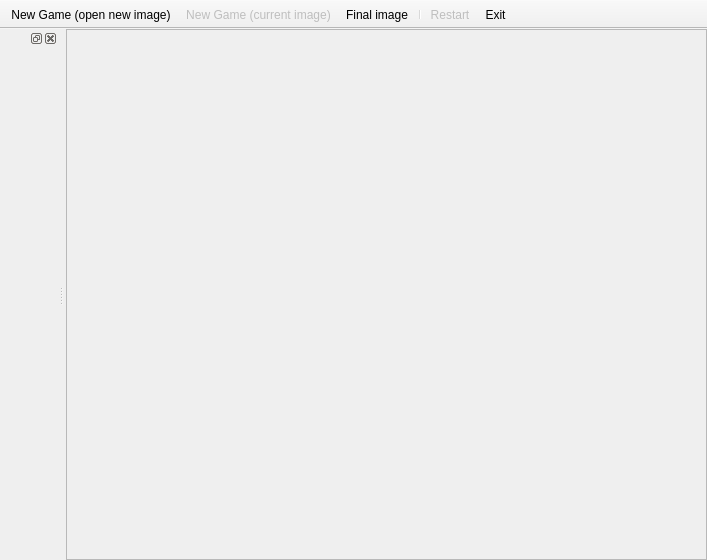
<?xml version="1.0" encoding="UTF-8"?>
<ui version="4.0">
 <class>MainWindow</class>
 <widget class="QMainWindow" name="MainWindow">
  <property name="geometry">
   <rect>
    <x>0</x>
    <y>0</y>
    <width>707</width>
    <height>560</height>
   </rect>
  </property>
  <property name="windowTitle">
   <string>MainWindow</string>
  </property>
  <widget class="QWidget" name="centralWidget">
   <layout class="QHBoxLayout" name="horizontalLayout">
    <property name="spacing">
     <number>0</number>
    </property>
    <property name="leftMargin">
     <number>2</number>
    </property>
    <property name="topMargin">
     <number>0</number>
    </property>
    <property name="rightMargin">
     <number>0</number>
    </property>
    <property name="bottomMargin">
     <number>0</number>
    </property>
    <item>
     <widget class="QScrollArea" name="scrollArea">
      <property name="frameShape">
       <enum>QFrame::StyledPanel</enum>
      </property>
      <property name="frameShadow">
       <enum>QFrame::Plain</enum>
      </property>
      <property name="widgetResizable">
       <bool>false</bool>
      </property>
      <property name="alignment">
       <set>Qt::AlignCenter</set>
      </property>
      <widget class="QWidget" name="scrollAreaWidgetContents">
       <property name="geometry">
        <rect>
         <x>111</x>
         <y>120</y>
         <width>400</width>
         <height>276</height>
        </rect>
       </property>
      </widget>
     </widget>
    </item>
   </layout>
  </widget>
  <widget class="QDockWidget" name="dockWidget">
   <property name="allowedAreas">
    <set>Qt::LeftDockWidgetArea|Qt::RightDockWidgetArea</set>
   </property>
   <attribute name="dockWidgetArea">
    <number>1</number>
   </attribute>
   <widget class="QWidget" name="dockWidgetContents"/>
  </widget>
  <widget class="QToolBar" name="toolBar">
   <property name="windowTitle">
    <string>toolBar</string>
   </property>
   <property name="movable">
    <bool>false</bool>
   </property>
   <property name="iconSize">
    <size>
     <width>32</width>
     <height>32</height>
    </size>
   </property>
   <property name="floatable">
    <bool>false</bool>
   </property>
   <attribute name="toolBarArea">
    <enum>TopToolBarArea</enum>
   </attribute>
   <attribute name="toolBarBreak">
    <bool>false</bool>
   </attribute>
   <addaction name="action_Open"/>
   <addaction name="actionNew_Game_Current_image"/>
   <addaction name="action_Final_image"/>
   <addaction name="separator"/>
   <addaction name="action_Restart"/>
   <addaction name="actionE_xit"/>
  </widget>
  <action name="action_Open">
   <property name="icon">
    <iconset resource="resource.qrc">
     <normaloff>:/ico/openImage.png</normaloff>:/ico/openImage.png</iconset>
   </property>
   <property name="text">
    <string>New Game (&amp;open new image)</string>
   </property>
  </action>
  <action name="actionE_xit">
   <property name="icon">
    <iconset resource="resource.qrc">
     <normaloff>:/ico/close.png</normaloff>:/ico/close.png</iconset>
   </property>
   <property name="text">
    <string>E&amp;xit</string>
   </property>
  </action>
  <action name="action_Final_image">
   <property name="checkable">
    <bool>true</bool>
   </property>
   <property name="icon">
    <iconset resource="resource.qrc">
     <normaloff>:/ico/window.png</normaloff>:/ico/window.png</iconset>
   </property>
   <property name="text">
    <string>&amp;Final image</string>
   </property>
  </action>
  <action name="actionNew_Game_Current_image">
   <property name="enabled">
    <bool>false</bool>
   </property>
   <property name="icon">
    <iconset resource="resource.qrc">
     <normaloff>:/ico/currentImage.png</normaloff>:/ico/currentImage.png</iconset>
   </property>
   <property name="text">
    <string>New Game (&amp;current image)</string>
   </property>
  </action>
  <action name="action_Restart">
   <property name="enabled">
    <bool>false</bool>
   </property>
   <property name="icon">
    <iconset resource="resource.qrc">
     <normaloff>:/ico/restart.png</normaloff>:/ico/restart.png</iconset>
   </property>
   <property name="text">
    <string>&amp;Restart</string>
   </property>
  </action>
 </widget>
 <layoutdefault spacing="6" margin="11"/>
 <resources>
  <include location="resource.qrc"/>
 </resources>
 <connections/>
</ui>
